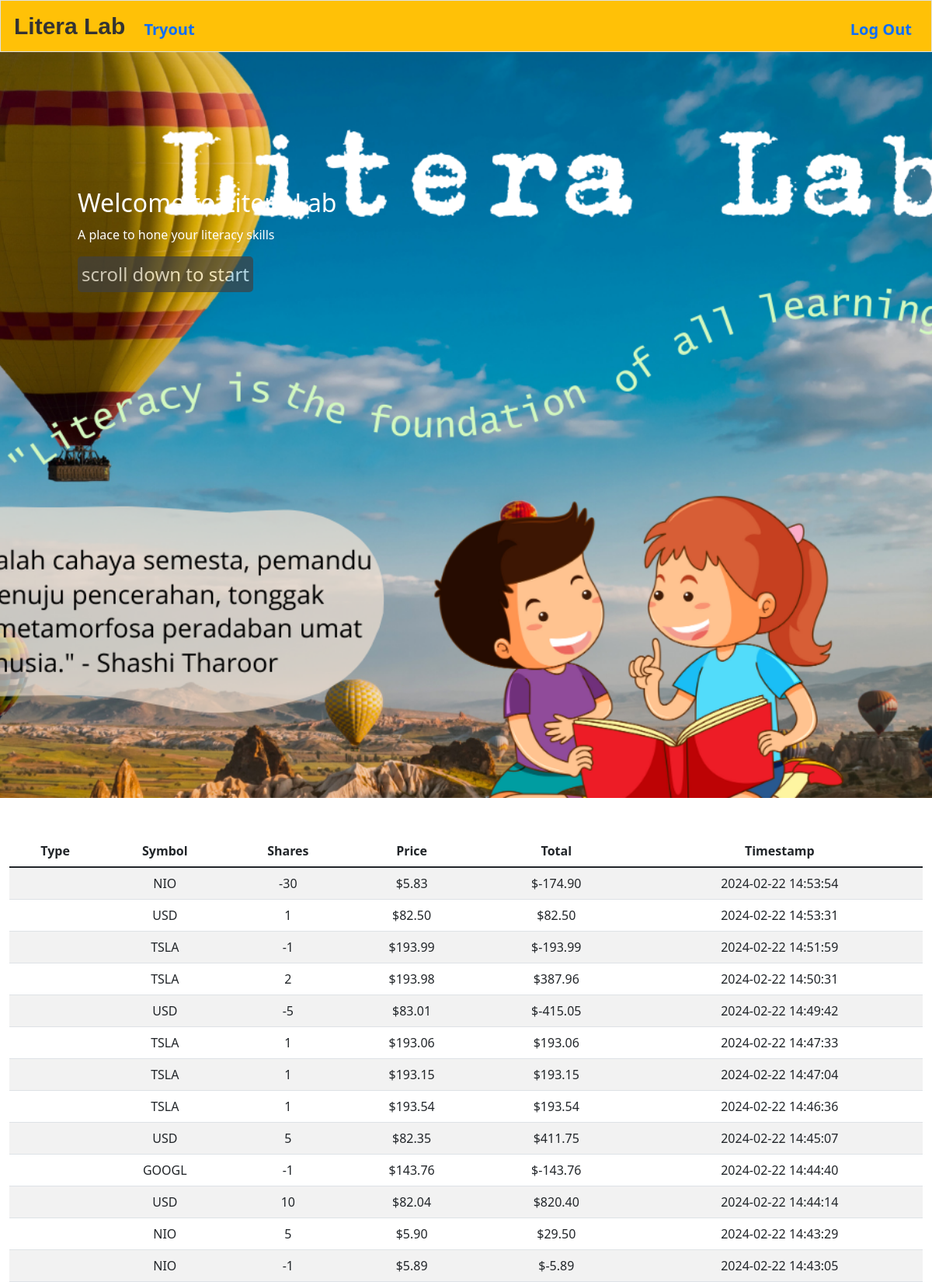
The app's page /history (signed in, upper part) with its own data.
### tables this page shows
CREATE TABLE 'transactions' (
id INTEGER PRIMARY KEY AUTOINCREMENT,
user_id INTEGER NOT NULL, symbol TEXT NOT NULL, price NUMERIC NOT NULL,
timestamp DATETIME DEFAULT CURRENT_TIMESTAMP, 'shares' INTEGER NOT NULL , FOREIGN KEY (user_id) REFERENCES users(id)
);

### app.py (the view)
@app.route("/history")
@login_required
def history():
    transactions = db.execute("SELECT * FROM transactions WHERE user_id = :user_id ORDER BY timestamp DESC",
                              user_id=session["user_id"])
    return render_template("history.html", transactions=transactions)

### app.py (called while the page is built)
@app.after_request
def after_request(response):
    response.headers["Cache-Control"] = "no-cache, no-store, must-revalidate"
    response.headers["Expires"] = 0
    response.headers["Pragma"] = "no-cache"
    return response

### helpers.py (called while the page is built)
def login_required(f):
    @wraps(f)
    def decorated_function(*args, **kwargs):
        if session.get("user_id") is None:
            return redirect("/login")
        return f(*args, **kwargs)
    return decorated_function

def usd(value):
    return f"${value:,.2f}"

### templates/history.html (shortened to what this page needs)
{% extends "index.html" %}
{% block main %}
    <table class="table table-striped">
        <thead>
            <tr>
                <th>Type</th>
                <th>Symbol</th>
                <th>Shares</th>
                <th>Price</th>
                <th>Total</th>
                <th>Timestamp</th>
            </tr>
        </thead>
        <tbody>
            {% for transaction in transactions %}
                <tr>
                    <td>{{ transaction.type }}</td>
                    <td>{{ transaction.symbol }}</td>
                    <td>{{ transaction.shares }}</td>
                    <td>{{ transaction.price | usd }}</td>
                    <td>{{ (transaction.shares * transaction.price)  | usd }}</td>
                    <td>{{ transaction.timestamp }}</td>
                </tr>
            {% endfor %}
        </tbody>
    </table>
{% endblock %}

### templates/index.html (shortened to what this page needs)
<!DOCTYPE html>
<html lang="en">
    <head>
        <link href="https://cdn.jsdelivr.net/npm/bootstrap@5.1.3/dist/css/bootstrap.min.css" rel="stylesheet">
        <link href="/static/styles.css" rel="stylesheet">
    </head>
    <body>
        <nav class="custom-navbar bg-warning border navbar navbar-expand-md navbar-bold" style="font-size: larger;">
            <div class="container-fluid">
                <a class="navbar-brand" href="/" style="font-family: 'Arial', sans-serif; font-size: 30px; font-weight: bold; color: #333;">Litera Lab</span></a>
            <div class="collapse navbar-collapse" id="navbar">
                {% if session["user_id"] %}
                    <ul class="navbar-nav me-auto mt-2" style="font-size: 20px; font-weight: bold;">
                        <li class="nav-item"><a class="nav-link" href="/tryout">Tryout</a></li>
                    </ul>
                    <ul class="navbar-nav ms-auto mt-2" style="font-size: 20px; font-weight: bold;">
                        <li class="nav-item"><a class="nav-link" href="/home">Log Out</a></li>
                    </ul>
                {% endif %}
            </div>
        </div>
    </nav>
    <section class="cover-page">
        <h1>Welcome to Litera Lab</h1>
        <p>A place to hone your literacy skills</p>
        <a class="btn btn-login">scroll down to start</a>
    </section>
    <main class="container-fluid py-5 text-center">
        {% block main %}{% endblock %}
    </main>
</body>
</html>

### static/styles.css (style rules this page uses)
.cover-page { background-image: url('/static/img/1a.png'); background-size: cover; background-position: center; height: 120vh; display: flex; flex-direction: column; justify-content: flex-start; align-items: flex-start; color: white; padding: 50px 100px 50px 100px; }
.btn-login { background-color: red; border: none; color: #007bff; }
.cover-page h1 { padding-top: 125px; font-size: 2rem; margin-bottom: 10px; }
.cover-page p { font-size: 1rem; }
.cover-page a.btn { font-size: 1.5rem; padding: 5px 5px; background-color: #404040; opacity: 0.7; border: none; border-radius: 5px; color: white; text-decoration: none; transition: background-color 0.3s ease; }
nav .navbar-brand { font-size: 1em; }
.navbar { background-color: black; padding: 5px; }
.nav-item { background-color: transparent; border-radius: 10px; }

### records on screen
transactions: (transaction.shares*transaction.price)|usd "$-174.90"
transactions: (transaction.shares*transaction.price)|usd "$82.50"
transactions: (transaction.shares*transaction.price)|usd "$-193.99"
transactions: (transaction.shares*transaction.price)|usd "$387.96"
transactions: (transaction.shares*transaction.price)|usd "$-415.05"
transactions: (transaction.shares*transaction.price)|usd "$193.06"
transactions: (transaction.shares*transaction.price)|usd "$193.15"
transactions: (transaction.shares*transaction.price)|usd "$193.54"
transactions: (transaction.shares*transaction.price)|usd "$411.75"
transactions: (transaction.shares*transaction.price)|usd "$-143.76"
transactions: (transaction.shares*transaction.price)|usd "$820.40"
transactions: (transaction.shares*transaction.price)|usd "$29.50"
transactions: (transaction.shares*transaction.price)|usd "$-5.89"
